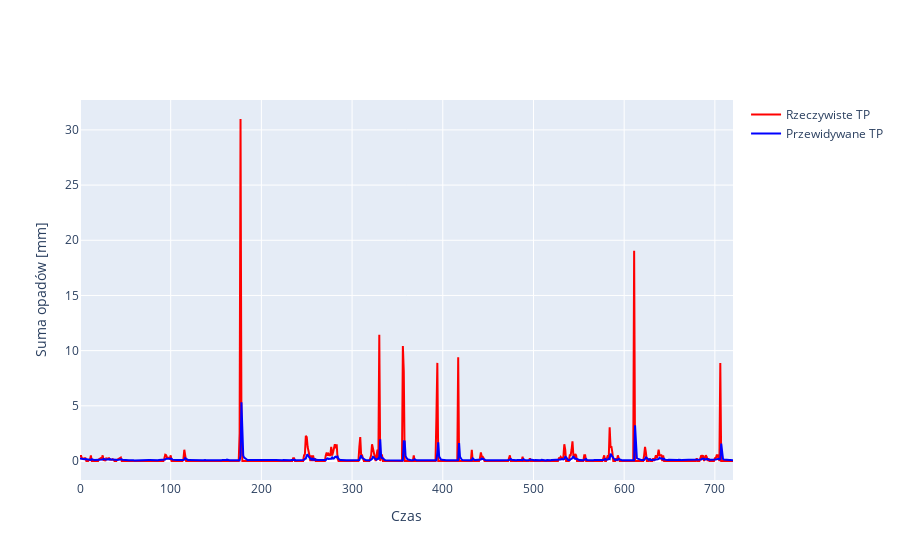

Source (notebook cell):
### Code cell
trace1 = go.Scatter(
    x=results.index, y=results2['TP t+1'], mode='lines', name='Rzeczywiste TP', line=dict(color='red')
)
trace2 = go.Scatter(
    x=results.index, y=results2['Predicted TP'], mode='lines', name='Przewidywane TP', line=dict(color='blue')
)

fig = go.Figure()

fig.add_trace(trace1)
fig.add_trace(trace2)

fig.update_layout(
    xaxis_title='Czas',
    yaxis_title='Suma opadów [mm]')

fig.show()

### Figure 1 — Plotly figure (JSON) as saved in the notebook; plotly's stock layout.template omitted (floating-point values rounded to 4 significant figures; data arrays with more than 128 entries replaced by an {"elided": "..."} marker saying what was removed)
{"data": [{"line": {"color": "red"}, "mode": "lines", "name": "Rzeczywiste TP", "type": "scatter", "x": {"elided": "744 int values"}, "y": {"elided": "721 float values"}}, {"line": {"color": "blue"}, "mode": "lines", "name": "Przewidywane TP", "type": "scatter", "x": {"elided": "744 int values"}, "y": {"elided": "721 float values"}}], "layout": {"autosize": true, "xaxis": {"autorange": true, "range": [0, 720], "title": {"text": "Czas"}, "type": "linear"}, "yaxis": {"autorange": true, "range": [-1.722, 32.71], "title": {"text": "Suma opadów [mm]"}, "type": "linear"}}}
